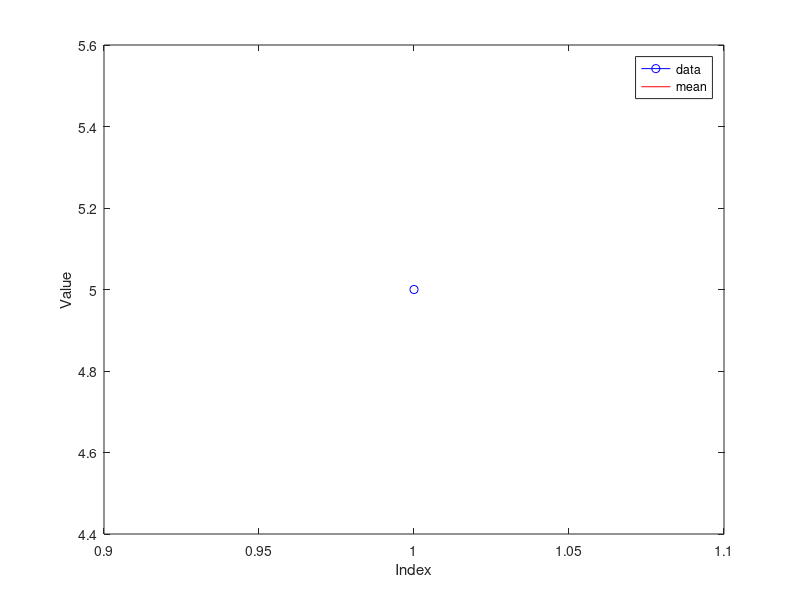

This chart was generated by the following MATLAB code:
% Jacob Alspaw
% jaa134

function askAndDisplayMean()
%UNTITLED3 Summary of this function goes here
%   Detailed explanation goes here
data = input('Enter an array: ');
avg = mean(data);
plot(1:length(data), data, 'bo-');
hold on
plot([1 length(data)], [avg avg], 'r');
legend('data', 'mean');
ylabel('Value');
xlabel('Index');
end

